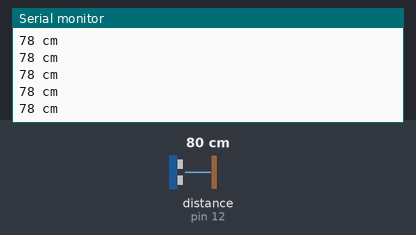
A sketch run on a simulated Arduino Uno, built with avr-gcc and run on an emulated ATmega328P. Parts: the last lines printed to the serial monitor. Wiring (inferred from the names in the program): ultrasonic range finder: trigger pin 11; echo pin 12. The test bench sets the inputs (shaded band); at power-on: distance to the obstacle (sensor on pin 12) 80 cm. The echo pulse lasts 58.3 µs per cm.

Above: at 1.2 s.
1.3 s: distance to the obstacle (sensor on pin 12) set to 250 cm
At 1.74 s:
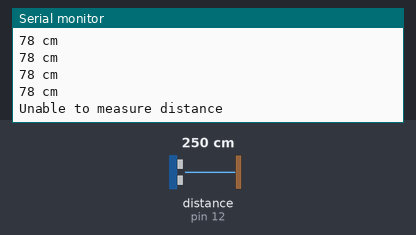
3.5 s: distance to the obstacle (sensor on pin 12) set to 120 cm
At 3.59 s:
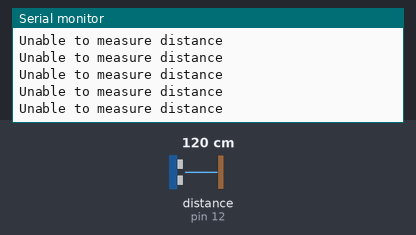

The sketch:

Sample_1.ino
```cpp
#define trigPin 11
#define echoPin 12
void setup() {
  // put your setup code here, to run once:
  Serial.begin(9600);

  pinMode(trigPin, OUTPUT);
  pinMode(echoPin, INPUT);
}

void loop() {
  // put your main code here, to run repeatedly:
  long duration, distance;

  digitalWrite(trigPin, LOW);
  delayMicroseconds(2);
  digitalWrite(trigPin, HIGH);
  delayMicroseconds(10);

  digitalWrite(trigPin, LOW);
  duration = pulseIn(echoPin, HIGH);
  distance = duration * 17 / 1000;

  if (distance >= 200 || distance <= 0){
    Serial.println("Unable to measure distance");
  }else{
    Serial.print(distance);
    Serial.println(" cm");
  }

  delay(250);
}
```

Measured:
- after the input at 1.3 s, the serial monitor: prints a new line after 0.25 s (image 1)
